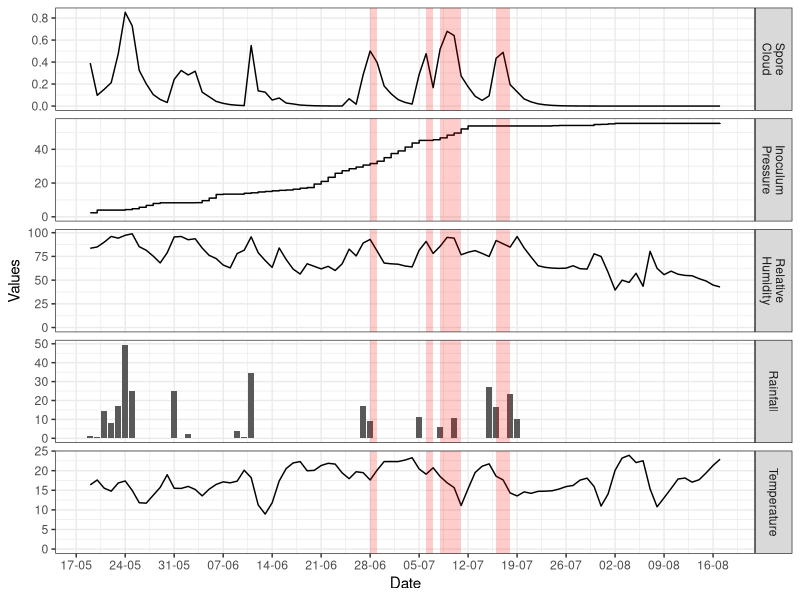

Source code (R): (Note: this script raises an error after producing the figure.)
library(readr)
library(dplyr)
library(tidyr)
library(ggplot2)
library(scales)

teste = read_delim('LONDRINA_2004.csv',
                   delim = ';',
                   col_types = cols(dd = col_date(format = "%Y-%m-%d"))) %>%
  mutate(chcp = cumsum(hcp)) %>%
  select(dd, temp, chuva, ur, dif_adj_lag3, diaFavInf, chcp) %>%
  gather(variable, value, -dd) %>%
  mutate(variable = factor(variable,
                           levels = c('temp', 'chuva', 'ur',
                                      'chcp', 'dif_adj_lag3', 'diaFavInf')))

annDate = teste %>%
  filter(variable %in% c('diaFavInf', 'chcp','dif_adj_lag3')) %>%
  spread(variable, value) %>%
  filter(chcp >= 30, diaFavInf == 1,dif_adj_lag3>=0.4) %>%
  select(dd) %>% as.data.frame

dGraph = teste %>% filter(variable != 'diaFavInf')

varNames = c(
  temp = "Temperature",
  chuva = "Rainfall",
  ur = "Relative\nHumidity",
  chcp = "Inoculum\nPressure",
  dif_adj_lag3 = "Spore\nCloud"
)

p<-ggplot(dGraph,
       aes(x = dd, y = value, ymin = 0, ymax = value)) +
  facet_grid(variable~., scales = "free",
             as.table = FALSE,
             labeller = labeller( variable = varNames, .multi_line = TRUE )) +
  geom_step(data = teste %>%
              filter(variable %in% c( 'chcp'))) +
  geom_bar(data = teste %>%
              filter(variable %in% c('chuva')),stat= "identity") +
  geom_line(data = teste %>%
              filter(variable %in% c('ur', 'temp', 'dif_adj_lag3'))) +
  theme_bw() + xlab("Date") + ylab("Values")+
  scale_x_date(date_breaks = "1 week",labels = date_format("%d-%m"))

p = if(nrow(annDate) > 0) {
  p + annotate("rect", xmin=annDate$dd, xmax = annDate$dd+1,
               ymin=-Inf, ymax=Inf, alpha=0.2, fill="red") 
} 
  
p + ggsave(filename = "Figure3.png",width=8, height=10, dpi=600 )

  
